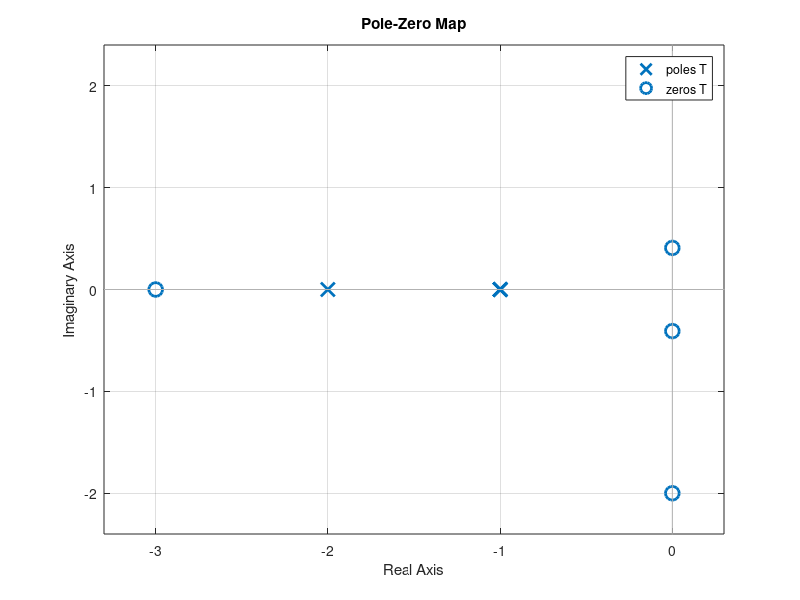

This figure's MATLAB source:
%Transfer function G
n1 = [6 0 1];
d1 = [1 3 3 1];
G = tf(n1 , d1)

%Transfer function H
n2 = [1 1]; n3 = [1 2];
d2 = [1 2*i]; d3 = [1 -2*i]; d4 = [1 3];
num = conv(n2 , n3);
dem = conv(d2 , conv(d3,d4));
H = tf(num,dem)

%a)
disp('Poles and zeroes for G');
pole(G)
zero(G)


disp('Poles and zeroes for H');
pole(H)
zero(H)
%b)
T = tf(G/H)
pzmap(T)





